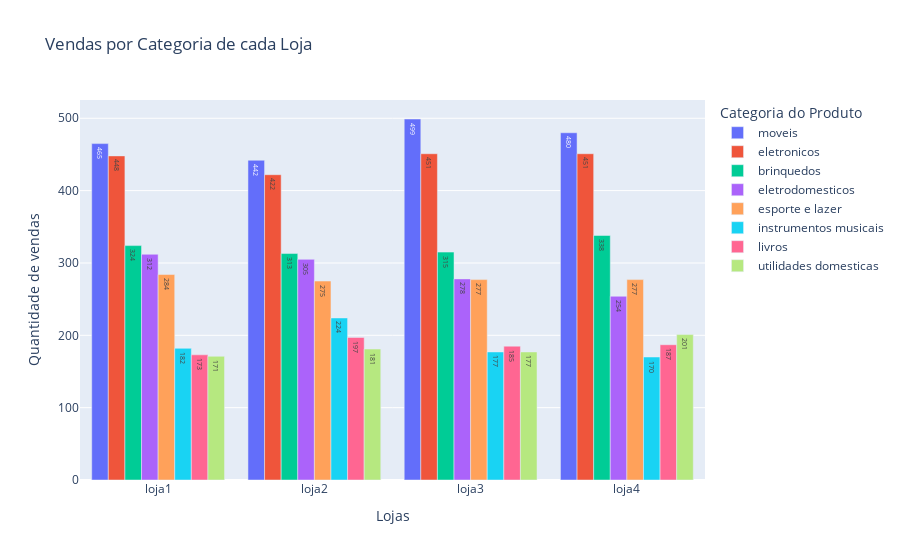

This figure's notebook cell:
### Code cell
fig_venda_por_categoria = px.bar(venda_por_categoria_loja,
       x='loja',
       y='Quantidade',
       color='Categoria do Produto',
       barmode='group',
       title='Vendas por Categoria de cada Loja')
fig_venda_por_categoria.update_layout(xaxis_title='Lojas', yaxis_title='Quantidade de vendas', bargap=0.15)
fig_venda_por_categoria.update_traces(texttemplate='%{y}', textposition='inside')
fig_venda_por_categoria.show()

### Figure 1 — Plotly figure (JSON) as saved in the notebook; plotly's stock layout.template omitted (floating-point values rounded to 4 significant figures)
{"data": [{"alignmentgroup": "True", "hovertemplate": "Categoria do Produto=moveis<br>loja=%{x}<br>Quantidade=%{y}<extra></extra>", "legendgroup": "moveis", "marker": {"color": "#636efa", "pattern": {"shape": ""}}, "name": "moveis", "offsetgroup": "moveis", "orientation": "v", "showlegend": true, "textposition": "inside", "texttemplate": "%{y}", "type": "bar", "x": ["loja1", "loja2", "loja3", "loja4"], "xaxis": "x", "y": [465, 442, 499, 480], "yaxis": "y"}, {"alignmentgroup": "True", "hovertemplate": "Categoria do Produto=eletronicos<br>loja=%{x}<br>Quantidade=%{y}<extra></extra>", "legendgroup": "eletronicos", "marker": {"color": "#EF553B", "pattern": {"shape": ""}}, "name": "eletronicos", "offsetgroup": "eletronicos", "orientation": "v", "showlegend": true, "textposition": "inside", "texttemplate": "%{y}", "type": "bar", "x": ["loja1", "loja2", "loja3", "loja4"], "xaxis": "x", "y": [448, 422, 451, 451], "yaxis": "y"}, {"alignmentgroup": "True", "hovertemplate": "Categoria do Produto=brinquedos<br>loja=%{x}<br>Quantidade=%{y}<extra></extra>", "legendgroup": "brinquedos", "marker": {"color": "#00cc96", "pattern": {"shape": ""}}, "name": "brinquedos", "offsetgroup": "brinquedos", "orientation": "v", "showlegend": true, "textposition": "inside", "texttemplate": "%{y}", "type": "bar", "x": ["loja1", "loja2", "loja3", "loja4"], "xaxis": "x", "y": [324, 313, 315, 338], "yaxis": "y"}, {"alignmentgroup": "True", "hovertemplate": "Categoria do Produto=eletrodomesticos<br>loja=%{x}<br>Quantidade=%{y}<extra></extra>", "legendgroup": "eletrodomesticos", "marker": {"color": "#ab63fa", "pattern": {"shape": ""}}, "name": "eletrodomesticos", "offsetgroup": "eletrodomesticos", "orientation": "v", "showlegend": true, "textposition": "inside", "texttemplate": "%{y}", "type": "bar", "x": ["loja1", "loja2", "loja3", "loja4"], "xaxis": "x", "y": [312, 305, 278, 254], "yaxis": "y"}, {"alignmentgroup": "True", "hovertemplate": "Categoria do Produto=esporte e lazer<br>loja=%{x}<br>Quantidade=%{y}<extra></extra>", "legendgroup": "esporte e lazer", "marker": {"color": "#FFA15A", "pattern": {"shape": ""}}, "name": "esporte e lazer", "offsetgroup": "esporte e lazer", "orientation": "v", "showlegend": true, "textposition": "inside", "texttemplate": "%{y}", "type": "bar", "x": ["loja1", "loja2", "loja3", "loja4"], "xaxis": "x", "y": [284, 275, 277, 277], "yaxis": "y"}, {"alignmentgroup": "True", "hovertemplate": "Categoria do Produto=instrumentos musicais<br>loja=%{x}<br>Quantidade=%{y}<extra></extra>", "legendgroup": "instrumentos musicais", "marker": {"color": "#19d3f3", "pattern": {"shape": ""}}, "name": "instrumentos musicais", "offsetgroup": "instrumentos musicais", "orientation": "v", "showlegend": true, "textposition": "inside", "texttemplate": "%{y}", "type": "bar", "x": ["loja1", "loja2", "loja3", "loja4"], "xaxis": "x", "y": [182, 224, 177, 170], "yaxis": "y"}, {"alignmentgroup": "True", "hovertemplate": "Categoria do Produto=livros<br>loja=%{x}<br>Quantidade=%{y}<extra></extra>", "legendgroup": "livros", "marker": {"color": "#FF6692", "pattern": {"shape": ""}}, "name": "livros", "offsetgroup": "livros", "orientation": "v", "showlegend": true, "textposition": "inside", "texttemplate": "%{y}", "type": "bar", "x": ["loja1", "loja2", "loja3", "loja4"], "xaxis": "x", "y": [173, 197, 185, 187], "yaxis": "y"}, {"alignmentgroup": "True", "hovertemplate": "Categoria do Produto=utilidades domesticas<br>loja=%{x}<br>Quantidade=%{y}<extra></extra>", "legendgroup": "utilidades domesticas", "marker": {"color": "#B6E880", "pattern": {"shape": ""}}, "name": "utilidades domesticas", "offsetgroup": "utilidades domesticas", "orientation": "v", "showlegend": true, "textposition": "inside", "texttemplate": "%{y}", "type": "bar", "x": ["loja1", "loja2", "loja3", "loja4"], "xaxis": "x", "y": [171, 181, 177, 201], "yaxis": "y"}], "layout": {"bargap": 0.15, "barmode": "group", "legend": {"title": {"text": "Categoria do Produto"}, "tracegroupgap": 0}, "title": {"text": "Vendas por Categoria de cada Loja"}, "xaxis": {"anchor": "y", "domain": [0, 1], "title": {"text": "Lojas"}}, "yaxis": {"anchor": "x", "domain": [0, 1], "title": {"text": "Quantidade de vendas"}}}}
